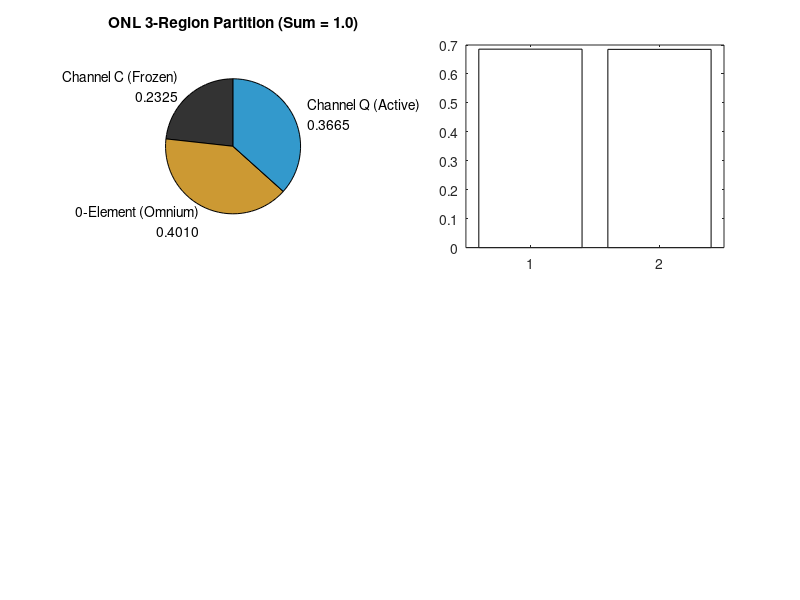

The MATLAB source for this figure: (Note: this script raises an error after producing the figure.)
% UST_Cosmological_Analysis.m
% Unified Source Theory (UST) v5 - Cosmological Parameters and Visualizations
% This script computes and visualizes dark sector dynamics, ONL architecture,
% Hubble tension resolution, and Von Neumann entropy based on UST v5 matrices.

clear; clc; close all;

% 1. Core UST v5 Ontological Constants
N_b = 0.63354460; % Channel Q (Blueprint / Active Observable Sector)
C_cb = 1 - N_b;   % Channel C (Frozen Gravitational Background) -> 0.36645540
T_Om = exp(-2 * pi * N_b * C_cb); % WKB Tunnel Amplitude (T10) -> 0.23252885

% 2. ONL (Omnium Number Line) 3-Region Partition
f_C = T_Om;               % Channel C (Frozen) fraction
f_Om = N_b - T_Om;        % 0-Element (Omnium) transition gap
f_Q = C_cb;               % Channel Q (Active) fraction

% 3. Cosmological Budget (Dark Energy & Dark Matter) - Theorem 5
phi = (1 + sqrt(5)) / 2;  % Golden ratio
Omega_DM_obs = 0.265;     % Planck 2018 Dark Matter
% Dark Energy determined deterministically by Channel C pressure via log-spiral filter
Omega_Lambda_UST = N_b + (Omega_DM_obs / (phi * pi)); % -> 0.685677
Omega_Lambda_obs = 0.6850; % Planck 2018 Dark Energy Observation

% 4. Hubble Tension Resolution - Theorem 23
H0_Planck = 67.4; % km/s/Mpc (Channel C frozen background measurement)
H0_Local = 73.0;  % km/s/Mpc (Channel Q active sector measurement)
Hubble_Ratio_UST = 1 + (N_b * (C_cb^2)); % T23 Equation -> 1.085078
Hubble_Ratio_Obs = H0_Local / H0_Planck; % -> 1.083086

% 5. Visualizations
fig = figure('Name', 'UST v5 Cosmological Matrix');

% Subplot 1: ONL 3-Region Partition
subplot(2, 2, 1);
pie_data = [f_C, f_Om, f_Q];
labels = {sprintf('Channel C (Frozen)\n%.4f', f_C), ...
          sprintf('0-Element (Omnium)\n%.4f', f_Om), ...
          sprintf('Channel Q (Active)\n%.4f', f_Q)};
p = pie(pie_data, labels);
title('ONL 3-Region Partition (Sum = 1.0)', 'FontWeight', 'bold');
colormap([0.2 0.2 0.2; 0.8 0.6 0.2; 0.2 0.6 0.8]); % Gray, Gold, Blue

% Subplot 2: Dark Energy Comparison (T5)
subplot(2, 2, 2);
bar_data = [Omega_Lambda_UST, Omega_Lambda_obs];
b = bar(bar_data, 'FaceColor', 'flat');
b.CData(1,:) = [0.2 0.6 0.8]; % UST Prediction
b.CData(2,:) = [0.8 0.3 0.3]; % Planck Observation
set(gca, 'XTick', 1:2, 'XTickLabel', {'UST Predicted (T5)', 'Planck 2018 Obs.'});
ylim([0.67 0.69]);
ylabel('\Omega_\Lambda (Dark Energy Density)');
title(sprintf('Dark Energy Deterministic Bound\n\\Omega_\\Lambda = N_b + \\Omega_{DM} / (\\phi \\pi) | \\Delta%%: 0.10%%'));
grid on;

% Subplot 3: Hubble Tension Resolution (T23)
subplot(2, 2, 3);
h_data = [Hubble_Ratio_UST, Hubble_Ratio_Obs];
bh = bar(h_data, 'FaceColor', 'flat');
bh.CData(1,:) = [0.2 0.6 0.8];
bh.CData(2,:) = [0.8 0.3 0.3];
set(gca, 'XTick', 1:2, 'XTickLabel', {'UST Predicted', 'Observed (Local/Planck)'});
ylim([1.07 1.09]);
ylabel('H_0 Ratio');
title(sprintf('Hubble Tension Asymmetry\nH_{local}/H_{Planck} = 1 + N_b \\cdot C_{cb}^2 | \\Delta%%: 0.18%%'));
grid on;

% Subplot 4: Omnium Entropy vs Fidelity (T3)
subplot(2, 2, 4);
% Fidelity ranges from the deterministic lower bound to 1
F_bound = (sqrt(3) - 1) / 2; % ~0.366
F = linspace(F_bound, 1, 500); 

% Eigenvalues for Von Neumann entropy calculation
discriminant = 1 - 4 * N_b * C_cb * (1 - F);
discriminant(discriminant < 0) = 0; % Stabilize floating point limits
lambda_plus = (1 + sqrt(discriminant)) / 2;
lambda_minus = (1 - sqrt(discriminant)) / 2;

% Handle natural log of zero limits
lambda_minus(lambda_minus == 0) = eps;

% Von Neumann Entropy formulation
S_Om = -lambda_plus .* log(lambda_plus) - lambda_minus .* log(lambda_minus);

plot(F, S_Om, 'LineWidth', 2.5, 'Color', [0.2 0.8 0.4]);
xlabel('Aslına Uygunluk / Fidelity (F)');
ylabel('Von Neumann Entropy (S_{Om})');
title('Omnium Entropy & Unitary Evolution (T3)');
xline(1, '--r', 'S=0 Target (Hardware Alignment)', 'LabelVerticalAlignment', 'bottom');
grid on;

% Execution Complete
disp('UST v5 Matrix Analysis Successfully Executed.');
